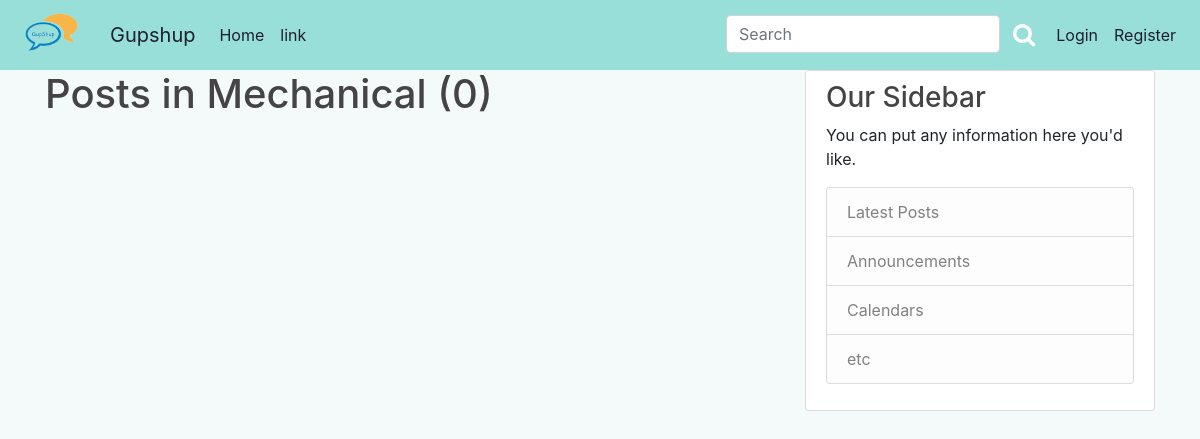
Before: /post/Mechanical with the older database file.
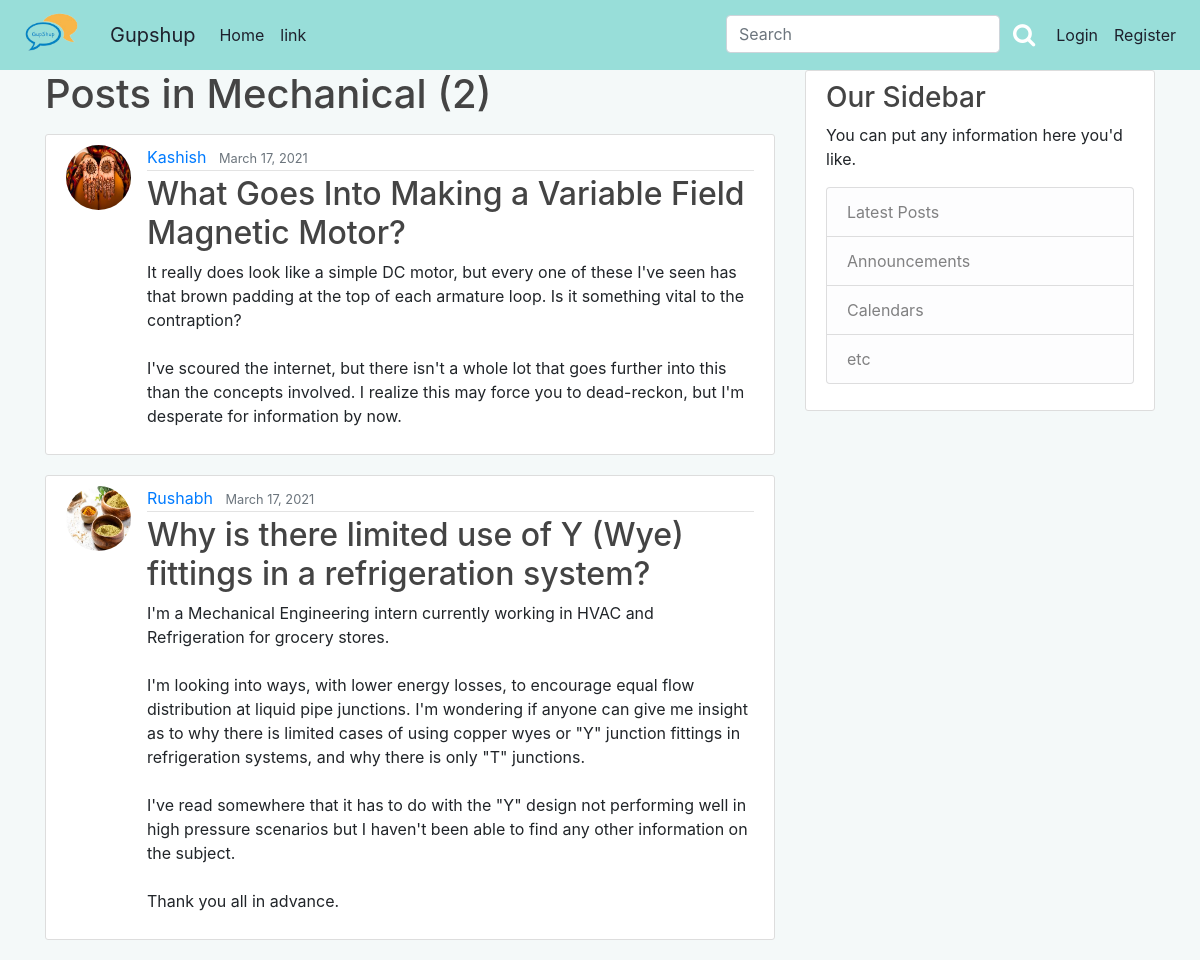
After: the same page with the newer database file.
### blog/models.py (models this page shows, shortened)
class Post(models.Model):
	title = models.CharField(max_length=100)
	content = models.TextField()
	date_posted = models.DateTimeField(default=timezone.now)
	author = models.ForeignKey(User, on_delete=models.CASCADE)
	category = models.CharField(
        max_length = 20,
        choices = Category_choices,
        default = 'Miscellenous'
        )
	likes = models.ManyToManyField(User, related_name = 'post_like')

### users/models.py (models this page shows, shortened)
class Profile(models.Model):
	user = models.OneToOneField(User, on_delete=models.CASCADE)
	image = models.ImageField(default='default.jpg',upload_to='profile_pics')

### blog/views.py (the view)
# urls.py: path('post/<str:category>', CategoryPostListView.as_view(), name='category'),
class CategoryPostListView(ListView):
	model = Post
	template_name = 'blog/category.html'
	context_object_name = 'posts'
	paginate_by = 5
	def get_queryset(self):
		category = self.kwargs.get('category')
		return Post.objects.filter(category=category).order_by('-date_posted')

### blog/templates/blog/category.html (shortened to what this page needs)
{% extends "blog/base.html" %}
{% block content %}
	<h1 class="mb-3">Posts in {{ view.kwargs.category }} ({{ page_obj.paginator.count }})</h1>
	{% for post in posts%}
		<article class="media content-section">
			<img class="rounded-circle article-img "src = {{post.author.profile.image.url}}>
		    <div class="media-body">
			    <div class="article-metadata">
			      <a class="mr-2" href="{% url 'user-posts' post.author.username %}">{{ post.author }}</a>
			      <small class="text-muted">{{ post.date_posted|date:"F d, Y" }}</small>
			    </div>
			    <h2><a class="article-title" href="{% url 'post-detail' post.id %}">{{ post.title }}</a></h2>
			    <p class="article-content">{{ post.content }}</p>
			</div>
		</article>
	{%endfor%}
{% endblock content %}

Changed rows visible on the page:
added Post: author.profile.image (picture), author "Kashish", date_posted "March 17, 2021", title "What Goes Into Making a Variable Field Magnetic Motor?", content "It really does look like a simple DC motor, but every one of these I've seen has that brown padding at the top of each armature loop. Is it something vital to the contraption? I've scoured the internet, but there isn't a whole lot that goes further into this than the concepts involved. I realize this may force you to dead-reckon, but I'm desperate for information by now."
added Post: author.profile.image (placeholder picture), author "Rushabh", date_posted "March 17, 2021", title "Why is there limited use of Y (Wye) fittings in a refrigeration system?", content "I'm a Mechanical Engineering intern currently working in HVAC and Refrigeration for grocery stores. I'm looking into ways, with lower energy losses, to encourage equal flow distribution at liquid pipe junctions. I'm wondering if anyone can give me insight as to why there is limited cases of using copper wyes or \"Y\" junction fittings in refrigeration systems, and why there is only \"T\" junctions. I've read somewhere that it has to do with the \"Y\" design not performing well in high pressure scenarios but I haven't been able to find any other information on the subject. Thank you all in advance."
Other visible differences:
{{ page_obj.paginator.count }}: "0" → "2"
